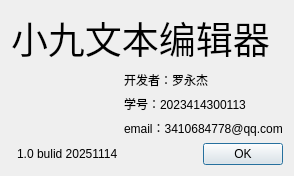
<?xml version="1.0" encoding="UTF-8"?>
<ui version="4.0">
 <class>AboutDialog</class>
 <widget class="QDialog" name="AboutDialog">
  <property name="geometry">
   <rect>
    <x>0</x>
    <y>0</y>
    <width>248</width>
    <height>174</height>
   </rect>
  </property>
  <property name="windowTitle">
   <string>关于</string>
  </property>
  <layout class="QGridLayout" name="gridLayout">
   <item row="2" column="1" colspan="2">
    <widget class="QLabel" name="label_6">
     <property name="text">
      <string>1.0 bulid 20251114</string>
     </property>
    </widget>
   </item>
   <item row="2" column="3">
    <widget class="QDialogButtonBox" name="buttonBox">
     <property name="orientation">
      <enum>Qt::Orientation::Horizontal</enum>
     </property>
     <property name="standardButtons">
      <set>QDialogButtonBox::StandardButton::Ok</set>
     </property>
    </widget>
   </item>
   <item row="1" column="3">
    <layout class="QVBoxLayout" name="verticalLayout">
     <item>
      <widget class="QLabel" name="label_2">
       <property name="text">
        <string>开发者：罗永杰</string>
       </property>
      </widget>
     </item>
     <item>
      <widget class="QLabel" name="label_3">
       <property name="text">
        <string>学号：2023414300113</string>
       </property>
      </widget>
     </item>
     <item>
      <widget class="QLabel" name="label_4">
       <property name="text">
        <string>email：3410684778@qq.com</string>
       </property>
      </widget>
     </item>
    </layout>
   </item>
   <item row="1" column="1" colspan="2">
    <widget class="QLabel" name="label_5">
     <property name="styleSheet">
      <string notr="true">border-image: url(:/image/paste.svg);</string>
     </property>
     <property name="text">
      <string/>
     </property>
    </widget>
   </item>
   <item row="0" column="0" colspan="4">
    <widget class="QLabel" name="label">
     <property name="font">
      <font>
       <pointsize>28</pointsize>
      </font>
     </property>
     <property name="text">
      <string>小九文本编辑器</string>
     </property>
    </widget>
   </item>
  </layout>
 </widget>
 <resources/>
 <connections>
  <connection>
   <sender>buttonBox</sender>
   <signal>accepted()</signal>
   <receiver>AboutDialog</receiver>
   <slot>accept()</slot>
   <hints>
    <hint type="sourcelabel">
     <x>200</x>
     <y>144</y>
    </hint>
    <hint type="destinationlabel">
     <x>157</x>
     <y>173</y>
    </hint>
   </hints>
  </connection>
  <connection>
   <sender>buttonBox</sender>
   <signal>rejected()</signal>
   <receiver>AboutDialog</receiver>
   <slot>reject()</slot>
   <hints>
    <hint type="sourcelabel">
     <x>200</x>
     <y>150</y>
    </hint>
    <hint type="destinationlabel">
     <x>247</x>
     <y>173</y>
    </hint>
   </hints>
  </connection>
 </connections>
</ui>
